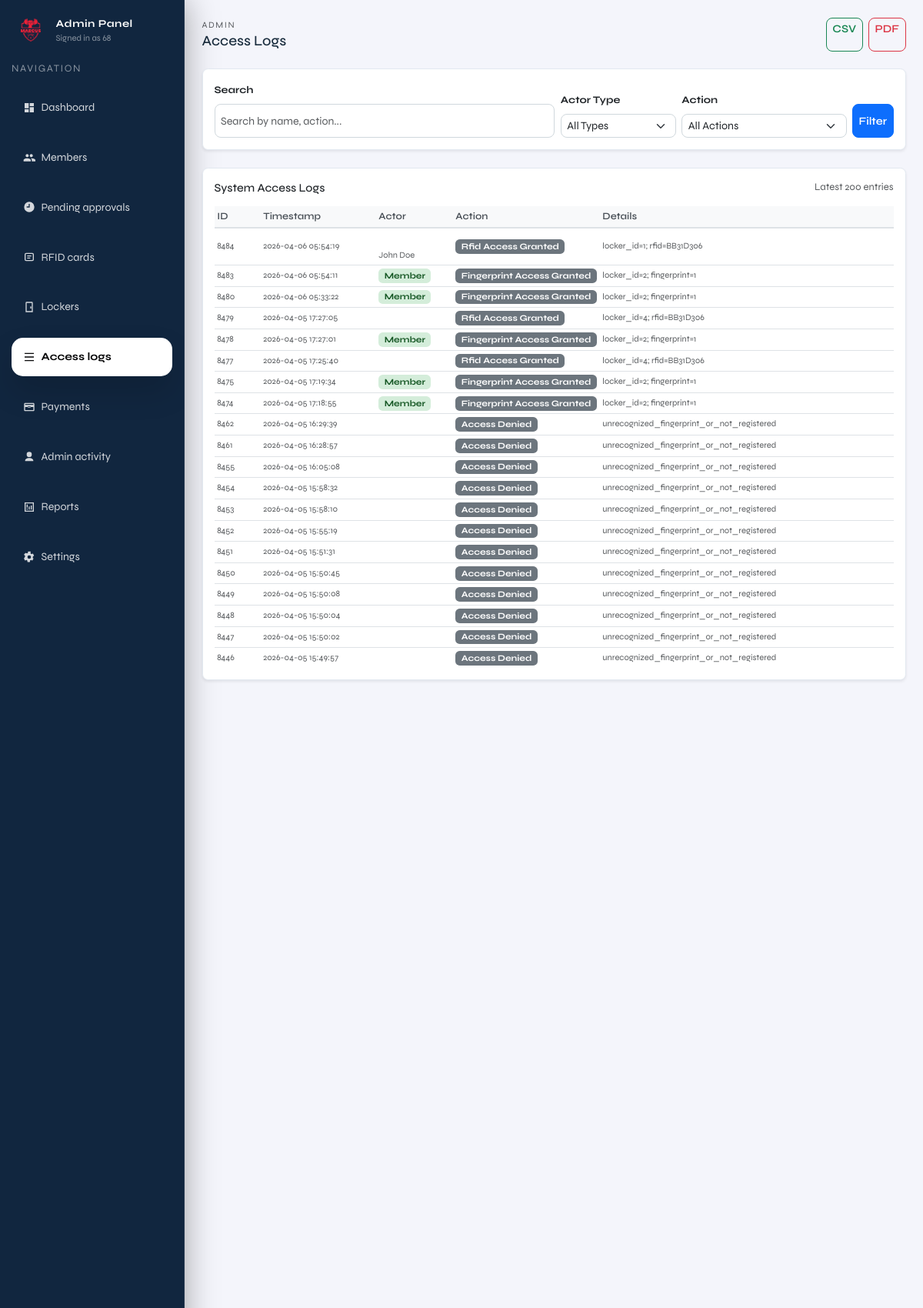
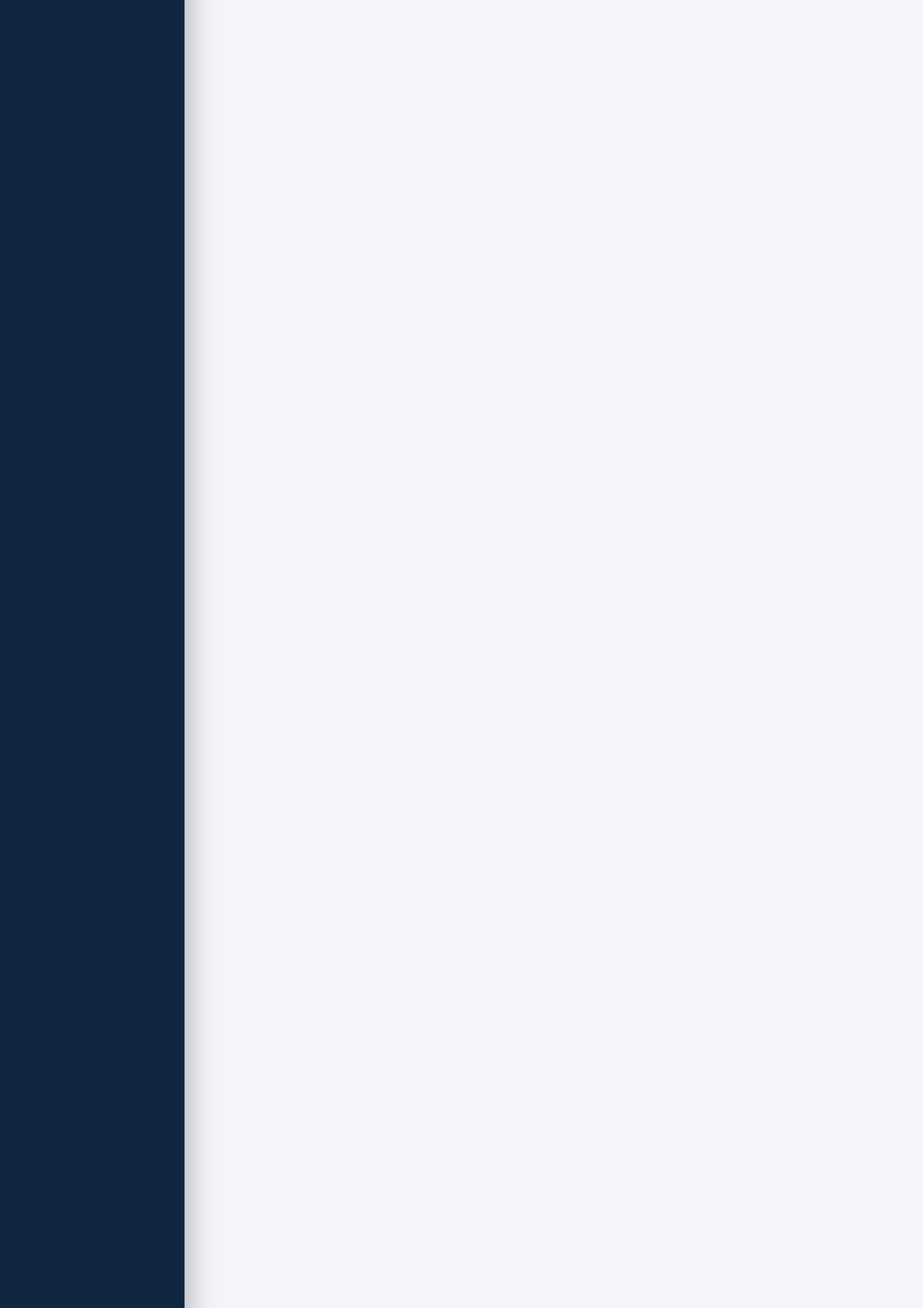
Page /admin/access-logs (signed in, upper part) on the committed database (2 pictures, top to bottom).
### tables this page shows
CREATE TABLE access_logs (
              id INTEGER PRIMARY KEY AUTOINCREMENT,
              actor_type TEXT NOT NULL, -- member|guest|admin|system
              actor_ref TEXT,           -- e.g. member_id or rfid uid
              action TEXT NOT NULL,     -- e.g. unlock_requested|unlocked|denied
              detail TEXT,
              created_at TEXT NOT NULL DEFAULT (datetime('now'))
            );

### locker/admin.py (the view)
@admin_bp.get("/access-logs")
def admin_access_logs():
    guard = _require_admin()
    if guard is not None:
        return guard
    q = (request.args.get("q") or "").strip()
    actor_type = (request.args.get("actor_type") or "").strip()
    action = (request.args.get("action") or "").strip()
    limit = int(request.args.get("limit", 200))
    with connect() as conn:
        query = """
            SELECT
                al.id,
                al.actor_type,
                al.actor_ref,
                al.action,
                al.detail,
                al.created_at,
                COALESCE(m.full_name, 'N/A') as actor_name
            FROM access_logs al
            LEFT JOIN members m ON al.actor_type = 'guest' AND CAST(al.actor_ref AS INTEGER) = m.id
            WHERE al.actor_type NOT IN ('admin', 'system', 'ir_sensor')
        """
        params = []
        if q:
            query += " AND (m.full_name LIKE ? OR al.detail LIKE ? OR al.action LIKE ?)"
            params.extend([f"%{q}%", f"%{q}%", f"%{q}%"])
        if actor_type:
            query += " AND al.actor_type = ?"
            params.append(actor_type)
        if action:
            query += " AND al.action = ?"
            params.append(action)
        query += " ORDER BY al.id DESC LIMIT ?"
        params.append(limit)
        logs = conn.execute(query, params).fetchall()
        actor_types = conn.execute(
            "SELECT DISTINCT actor_type FROM access_logs WHERE actor_type NOT IN ('admin', 'system', 'ir_sensor') ORDER BY actor_type"
        ).fetchall()
        actions = conn.execute(
            "SELECT DISTINCT action FROM access_logs WHERE actor_type NOT IN ('admin', 'system', 'ir_sensor') ORDER BY action"
        ).fetchall()
    return render_template(
        "admin/pages/admin_access_logs.html",
        logs=logs,
        q=q,
        actor_type=actor_type,
        action=action,
        limit=limit,
        actor_types=actor_types,
        actions=actions,
        current_page="access_logs",
        admin_username=session.get("admin_username"),
    )

### locker/admin.py (called while the page is built)
def _require_admin():
    if not session.get("admin_logged_in"):
        return redirect(url_for("admin.admin_login"))
    return None

@admin_bp.before_request
def _protect_admin_routes():
    if request.endpoint in ("admin.admin_login", "admin.admin_login_submit"):
        return None
    if not session.get("admin_logged_in"):
        return redirect(url_for("admin.admin_login"))

### locker/db.py (called while the page is built)
def _db_path() -> Path:
    env_path = os.getenv("LOCKER_DB_PATH")
    if env_path:
        return Path(env_path)
    return Path(__file__).resolve().parent.parent / "locker.sqlite3"

def connect() -> sqlite3.Connection:
    conn = sqlite3.connect(_db_path())
    conn.row_factory = sqlite3.Row
    return conn

### locker/templates/admin/pages/admin_access_logs.html (shortened to what this page needs)
{% extends "admin/layout/admin.html" %}
{% block admin_content %}
  <div class="d-flex justify-content-between align-items-center mb-4">
    <div>
      <div class="text-muted" style="letter-spacing:0.14em; text-transform:uppercase; font-size:0.75rem;">Admin</div>
      <h5 class="mb-0">Access Logs</h5>
    </div>
    <div class="d-flex gap-2">
      <a href="{{ url_for('admin.export_access_logs_csv') }}" class="btn btn-sm btn-outline-success">
         CSV
      </a>
      <a href="{{ url_for('admin.export_access_logs_pdf') }}" class="btn btn-sm btn-outline-danger">
         PDF
      </a>
    </div>
  </div>
  <div class="card shadow-sm rounded-3 mb-4">
    <div class="card-body">
      <form method="get" action="/admin/access-logs" class="d-flex gap-2 flex-wrap align-items-end">
        <div class="flex-grow-1" style="min-width: 200px;">
          <label class="form-label small fw-bold">Search</label>
          <input name="q" value="{{ q }}" class="form-control form-control-sm" placeholder="Search by name, action..." />
        </div>
        <div style="min-width: 150px;">
          <label class="form-label small fw-bold">Actor Type</label>
          <select name="actor_type" class="form-select form-select-sm">
            <option value="">All Types</option>
          </select>
        </div>
        <div style="min-width: 150px;">
          <label class="form-label small fw-bold">Action</label>
          <select name="action" class="form-select form-select-sm">
            <option value="">All Actions</option>
          </select>
        </div>
        <div class="d-flex gap-2">
          <button class="btn btn-sm btn-primary" type="submit">Filter</button>
        </div>
      </form>
    </div>
  </div>
  <div class="card shadow-sm rounded-3">
    <div class="card-body">
      <div class="d-flex justify-content-between align-items-center mb-3">
        <h6 class="card-title mb-0">System Access Logs</h6>
        <span class="text-muted small">Latest {{ limit }} entries</span>
      </div>
      <div class="access-logs-wrapper table-responsive">
        <table class="table table-sm table-hover align-middle mb-0">
          <thead class="position-sticky" style="top: 0; background: white; z-index: 10;">
            <tr>
              <th style="width: 60px;">ID</th>
              <th style="width: 150px;">Timestamp</th>
              <th style="width: 100px;">Actor</th>
              <th style="width: 130px;">Action</th>
              <th>Details</th>
            </tr>
          </thead>
          <tbody>
            {% for log in logs %}
              <tr>
                <td class="text-muted small">{{ log["id"] }}</td>
                <td class="text-muted small" style="white-space: nowrap;">
                  {{ log["created_at"]|default("-") }}
                </td>
                <td>
                  <span class="badge badge-{{ log['actor_type']|lower }} px-2 py-1" style="font-size: 0.75rem;">
                    {{ log["actor_type"]|title }}
                  </span>
                  {% if log["actor_name"] and log["actor_name"] != "N/A" %}
                    <br/>
                    <small class="text-muted d-block mt-1">{{ log["actor_name"] }}</small>
                  {% endif %}
                </td>
                <td>
                  <span class="badge bg-secondary px-2 py-1" style="font-size: 0.75rem;">
                    {{ log["action"]|replace("_", " ")|title }}
                  </span>
                </td>
                <td class="text-muted small">
                  {% if log["detail"] %}
                    <span style="word-break: break-word;">{{ log["detail"] }}</span>
                  {% else %}
                    <em>—</em>
                  {% endif %}
                </td>
              </tr>
            {% else %}
              <tr><td colspan="5" class="text-center text-muted py-4">No access logs found.</td></tr>
            {% endfor %}
          </tbody>
        </table>
      </div>
    </div>
  </div>
{% endblock %}

### locker/templates/layouts/base.html (style rules this page uses)
:root { --brand-blue: #1a3a5c; --brand-teal: #0f6e56; --brand-accent: #378add; --brand-light: #f4f6f9; --brand-white: #ffffff; }
*, *::before, *::after { box-sizing: border-box; }
html, body { height: 100%; margin: 0; padding: 0; }
html, body { -ms-overflow-style: none; scrollbar-width: none; }
body { font-family: 'Syne', sans-serif; background: var(--brand-light); color: #1a2d3e; font-size: 16px; }
.btn, .btn-primary, .btn-secondary, .btn-danger, .btn-outline-danger { border-radius: 8px; font-weight: 600; transition: all 0.2s ease; font-size: 0.95rem; }
.form-control, .form-select, input[type="text"], input[type="email"], input[type="password"], textarea { border-radius: 8px; font-size: 0.95rem; border: 1px solid #d0d8dd; }
.table { font-size: 0.9rem; }
.card { border-radius: 12px; border: 1px solid #e2e8f0; }
.badge { padding: 4px 8px; font-size: 0.75rem; }
@media (min-device-width: 600px) and (max-device-width: 900px) and (orientation: portrait) { body, html { font-size: 15px; } }
@media (min-device-width: 600px) and (max-device-width: 900px) and (orientation: portrait) { .btn, .form-control { min-height: 44px; } }
@media (min-device-width: 600px) and (max-device-width: 900px) and (orientation: portrait) { .table { font-size: 0.85rem; } }

### locker/templates/admin/pages/admin_access_logs.html (style rules this page uses)
.table th { background-color: #f8f9fa; border-bottom: 2px solid #dee2e6; font-weight: 600; color: #495057; }
.table td { vertical-align: middle; }
.badge-member { background-color: #d4edda; color: #155724; }
.access-logs-wrapper { max-height: 600px; overflow-y: auto; }

### rows in the picture
access_logs: id "8484", created_at "2026-04-06 05:54:19", actor_name "John Doe", action "Rfid Access Granted", detail "locker_id=1; rfid=BB31D306"
access_logs: id "8483", created_at "2026-04-06 05:54:11", actor_type "Member", action "Fingerprint Access Granted", detail "locker_id=2; fingerprint=1"
access_logs: id "8480", created_at "2026-04-06 05:33:22", actor_type "Member", action "Fingerprint Access Granted", detail "locker_id=2; fingerprint=1"
access_logs: id "8479", created_at "2026-04-05 17:27:05", action "Rfid Access Granted", detail "locker_id=4; rfid=BB31D306"
access_logs: id "8478", created_at "2026-04-05 17:27:01", actor_type "Member", action "Fingerprint Access Granted", detail "locker_id=2; fingerprint=1"
access_logs: id "8477", created_at "2026-04-05 17:25:40", action "Rfid Access Granted", detail "locker_id=4; rfid=BB31D306"
access_logs: id "8475", created_at "2026-04-05 17:19:34", actor_type "Member", action "Fingerprint Access Granted", detail "locker_id=2; fingerprint=1"
access_logs: id "8474", created_at "2026-04-05 17:18:55", actor_type "Member", action "Fingerprint Access Granted", detail "locker_id=2; fingerprint=1"
access_logs: id "8462", created_at "2026-04-05 16:29:39", action "Access Denied", detail "unrecognized_fingerprint_or_not_registered"
access_logs: id "8461", created_at "2026-04-05 16:28:57", action "Access Denied", detail "unrecognized_fingerprint_or_not_registered"
access_logs: id "8455", created_at "2026-04-05 16:05:08", action "Access Denied", detail "unrecognized_fingerprint_or_not_registered"
access_logs: id "8454", created_at "2026-04-05 15:58:32", action "Access Denied", detail "unrecognized_fingerprint_or_not_registered"
access_logs: id "8453", created_at "2026-04-05 15:58:10", action "Access Denied", detail "unrecognized_fingerprint_or_not_registered"
access_logs: id "8452", created_at "2026-04-05 15:55:19", action "Access Denied", detail "unrecognized_fingerprint_or_not_registered"
access_logs: id "8451", created_at "2026-04-05 15:51:31", action "Access Denied", detail "unrecognized_fingerprint_or_not_registered"
access_logs: id "8450", created_at "2026-04-05 15:50:45", action "Access Denied", detail "unrecognized_fingerprint_or_not_registered"
access_logs: id "8449", created_at "2026-04-05 15:50:08", action "Access Denied", detail "unrecognized_fingerprint_or_not_registered"
access_logs: id "8448", created_at "2026-04-05 15:50:04", action "Access Denied", detail "unrecognized_fingerprint_or_not_registered"
access_logs: id "8447", created_at "2026-04-05 15:50:02", action "Access Denied", detail "unrecognized_fingerprint_or_not_registered"
access_logs: id "8446", created_at "2026-04-05 15:49:57", action "Access Denied", detail "unrecognized_fingerprint_or_not_registered"

### other values in the picture
{{ admin_username or "admin" }} "68"
{{ limit }} "200"
